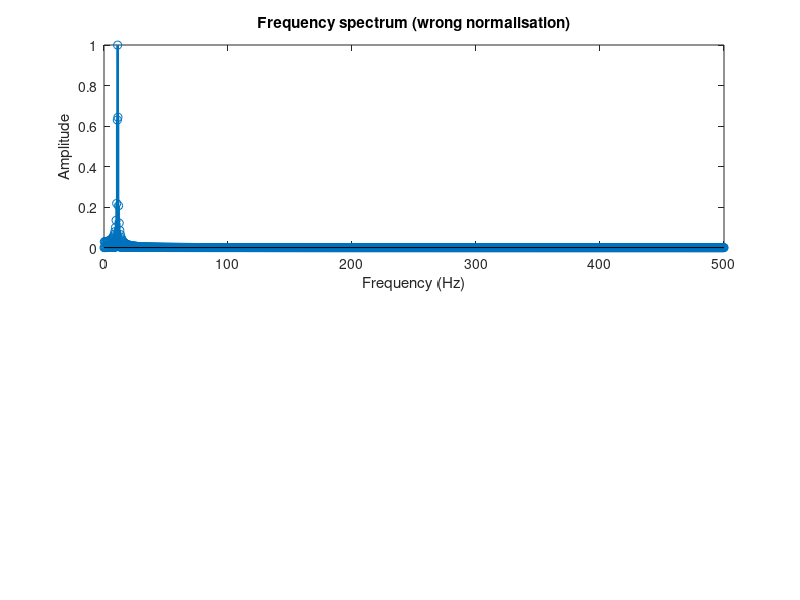

The MATLAB source for this figure: (Note: this script raises an error after producing the figure.)
%% Exercises from section 6

clear, clc

%% Exercise 1

% Create a 2-second sine wave at 11 Hz. Compute and plot its amplitude spectrum. Next, recompute
% the Fourier transform after zero-padding to a total of 4 seconds. Plot the amplitude spectrum
% after (1) dividing the Fourier coefficients by the number of time points in the original sine wave
% and (2) dividing the coefficients by the number of time points including the padded zeros. Which
% normalization returns the accurate amplitude?

srate = 1000;
time  = 0:1/srate:2;
pnts  = length(time);

signal = 2*sin(2*pi*11*time);

Fcoeffs = fft(signal,2*pnts);

Normalised1 = 2*abs(Fcoeffs) / (2*pnts);
Normalised2 = 2*abs(Fcoeffs) / pnts;

hz = linspace(0,srate/2,floor(2*pnts/2)+1);

% plotting 
figure(1), clf
subplot(211)
stem(hz,Normalised1(1:length(hz)),'linew',2)
xlabel('Frequency (Hz)')
ylabel('Amplitude')
title('Frequency spectrum (wrong normalisation)')
subtitle('2 s 11 Hz sinewave zero-padded to 4s')
set(gca,'xlim',[0 30])

subplot(212)
stem(hz,Normalised2(1:length(hz)),'linew',2)
xlabel('Frequency (Hz)')
ylabel('Amplitude')
title('Frequency spectrum (correct normalisation)')
subtitle('2 s 11 Hz sinewave zero-padded to 4s')
set(gca,'xlim',[0 30])

% only the second returns the correct amplitude because the normalisation
% must be applied with the length of the original signal, not the zero-padded
% signal length

%% Exercise 2

% The first, because the reconstruted fequencies are discrete, not
% continuous

%% Exercise 3

% The second, because it's easier to understand

%% Exercise 4

% No you cannot, the srate define the Nyquist for instance, how can you
% define it if the srate is variable ?



